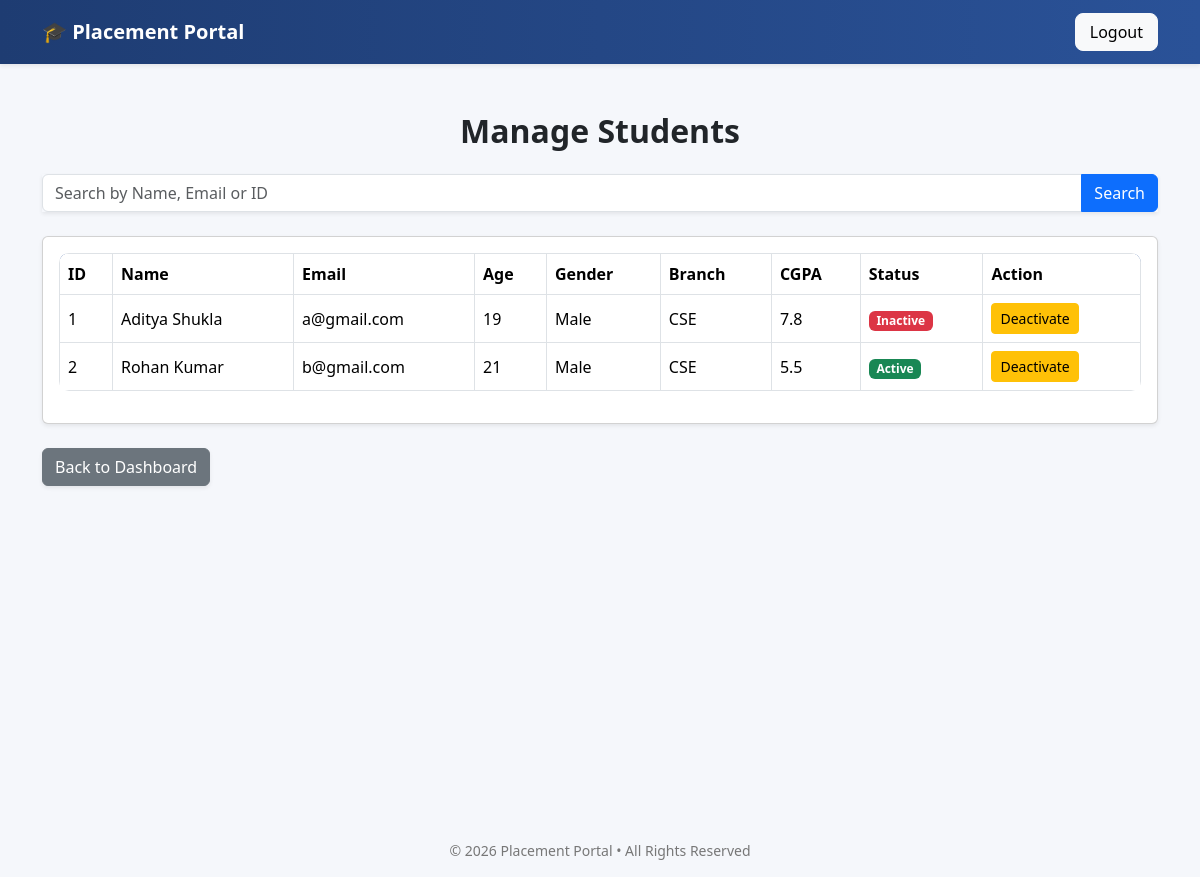
The app's page /admin/manage_students (signed in), older data.
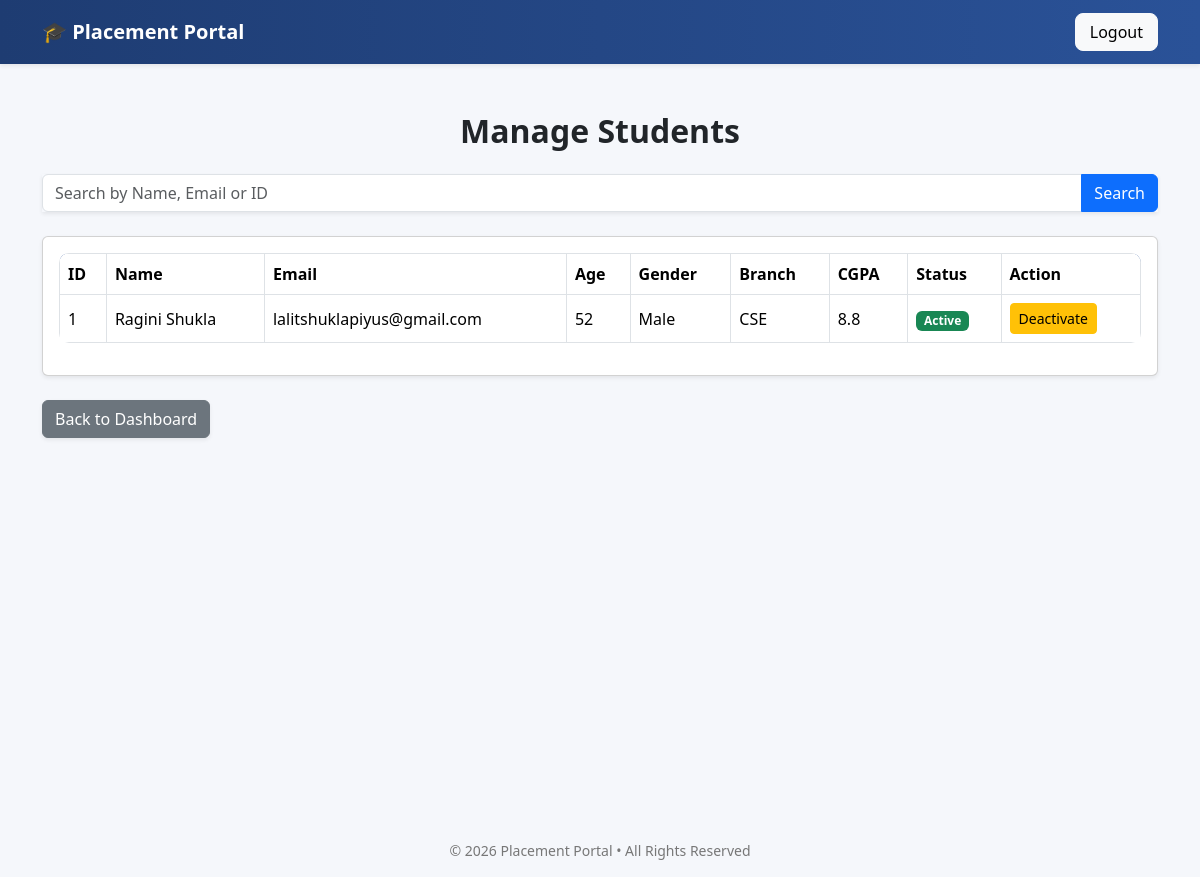
The same page, newer data.
### tables this page shows
CREATE TABLE students(
        id INTEGER PRIMARY KEY AUTOINCREMENT,
        name TEXT NOT NULL,
        email TEXT UNIQUE NOT NULL,
        age INTEGER NOT NULL,
        gender TEXT CHECK(gender in ('Male','Female','Other')) NOT NULL,
        hashed_password TEXT NOT NULL,
        resume_path TEXT,
        skills TEXT,
        branch TEXT NOT NULL,
        cgpa REAL CHECK(cgpa BETWEEN 0 AND 10) DEFAULT 0,
        is_active INTEGER DEFAULT 1 NOT NULL,
        created_at TIMESTAMP DEFAULT CURRENT_TIMESTAMP
    );

### app.py (the view)
@app.route("/admin/manage_students") # Student Manage Page
@login_required
def manage_students():
    if current_user.role != "admin":
        flash("Unauthorized access")
        return redirect(url_for("login"))
    search_query=request.args.get("search")
    con=sqlite3.connect("placement.db")
    cur=con.cursor()
    if search_query:
        cur.execute("SELECT * FROM students WHERE name LIKE ? OR email LIKE ? OR id LIKE ?",(f"%{search_query}%", f"%{search_query}%", f"%{search_query}%"))
    else:
        cur.execute("SELECT * FROM students")
    students = cur.fetchall()
    con.close()
    return render_template("manage_students.html", students=students)

### app.py (called while the page is built)
@login_manager.user_loader # Company user loader page
def load_user(user_id):
    try:
        role, actual_id = user_id.split("-")
        return User(int(actual_id), role)
    except (ValueError, AttributeError):
        return None

### templates/manage_students.html (shortened to what this page needs)
{% extends "base.html" %}
{% block content %}
<div class="container mt-5">
    <h2 class="mb-4 text-center">Manage Students</h2>
    <form method="GET" action="{{ url_for('manage_students') }}" class="mb-4">
        <div class="input-group shadow-sm">
            <input type="text" name="search" class="form-control"
                   placeholder="Search by Name, Email or ID">
            <button class="btn btn-primary" type="submit">
                Search
            </button>
        </div>
    </form>
    {% if students %}
        <div class="card shadow-sm">
            <div class="card-body">
                <div class="table-responsive">
                    <table class="table table-bordered align-middle">
                        <thead>
                            <tr>
                                <th>ID</th>
                                <th>Name</th>
                                <th>Email</th>
                                <th>Age</th>
                                <th>Gender</th>
                                <th>Branch</th>
                                <th>CGPA</th>
                                <th>Status</th>
                                <th>Action</th>
                            </tr>
                        </thead>
                        <tbody>
                            {% for student in students %}
                            <tr>
                                <td>{{ student[0] }}</td>
                                <td>{{ student[1] }}</td>
                                <td>{{ student[2] }}</td>
                                <td>{{ student[3] }}</td>
                                <td>{{ student[4] }}</td>
                                <td>{{ student[8] }}</td>
                                <td>{{ student[9] }}</td>
                                <td>
                                    {% if student[10] == 1 %}
                                        <span class="badge bg-success">Active</span>
                                    {% else %}
                                        <span class="badge bg-danger">Inactive</span>
                                    {% endif %}
                                </td>
                                <td>
                                    <form action="{{ url_for('deactivate_student', id=student[0]) }}" method="POST">
                                        <button class="btn btn-warning btn-sm">
                                            Deactivate
                                        </button>
                                    </form>
                                </td>
                            </tr>
                            {% endfor %}
                        </tbody>
                    </table>
                </div>
            </div>
        </div>
    {% else %}
        <div class="alert alert-success text-center shadow-sm">
            No students found.
        </div>
    {% endif %}
    <div class="mt-4">
        <a href="{{ url_for('admin_dashboard') }}" class="btn btn-secondary shadow-sm">
            Back to Dashboard
        </a>
    </div>
</div>
{% endblock %}

Row changes from the older to the newer data that the page shows:
removed students: id "2", name "Rohan Kumar", email "b@gmail.com", age "21", gender "Male", branch "CSE", cgpa "5.5", is_active "Active"
changed students "Male": name "Aditya Shukla" → "Ragini Shukla"; email "a@gmail.com" → "lalitshuklapiyus@gmail.com"; age "19" → "52"; cgpa "7.8" → "8.8"; is_active "Inactive" → "Active"
